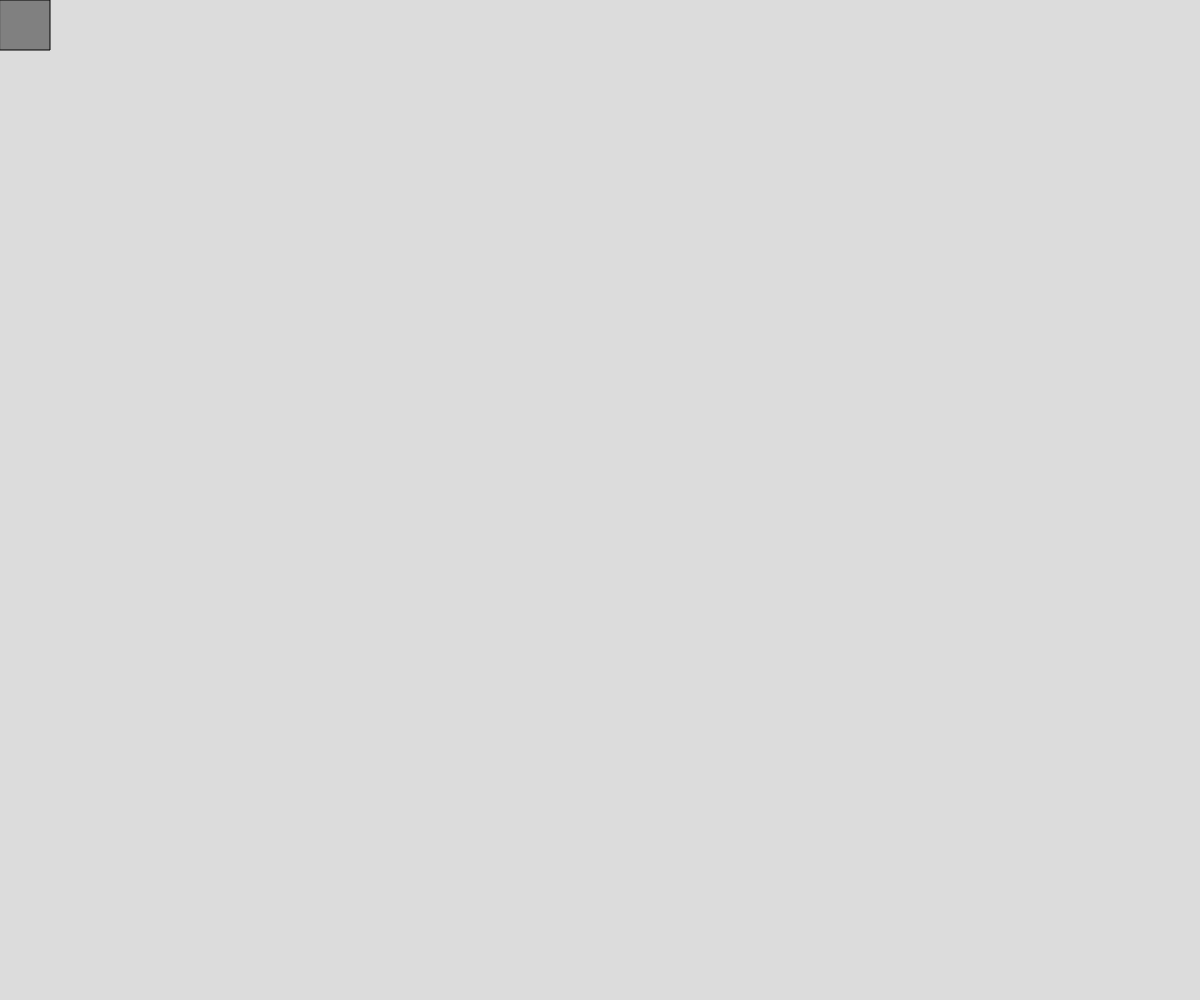
Frame 1 (no input)
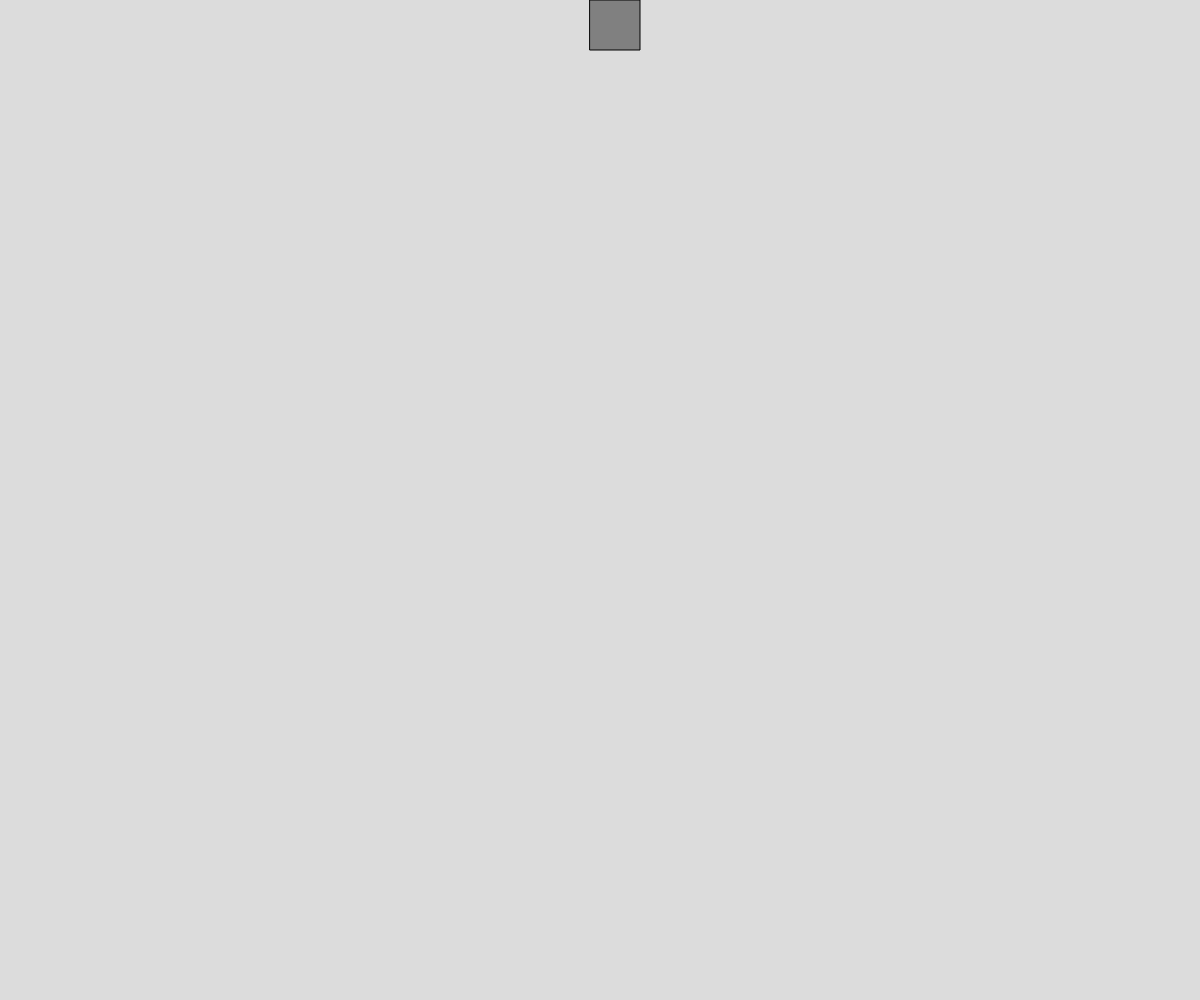
Frame 60 (no input)
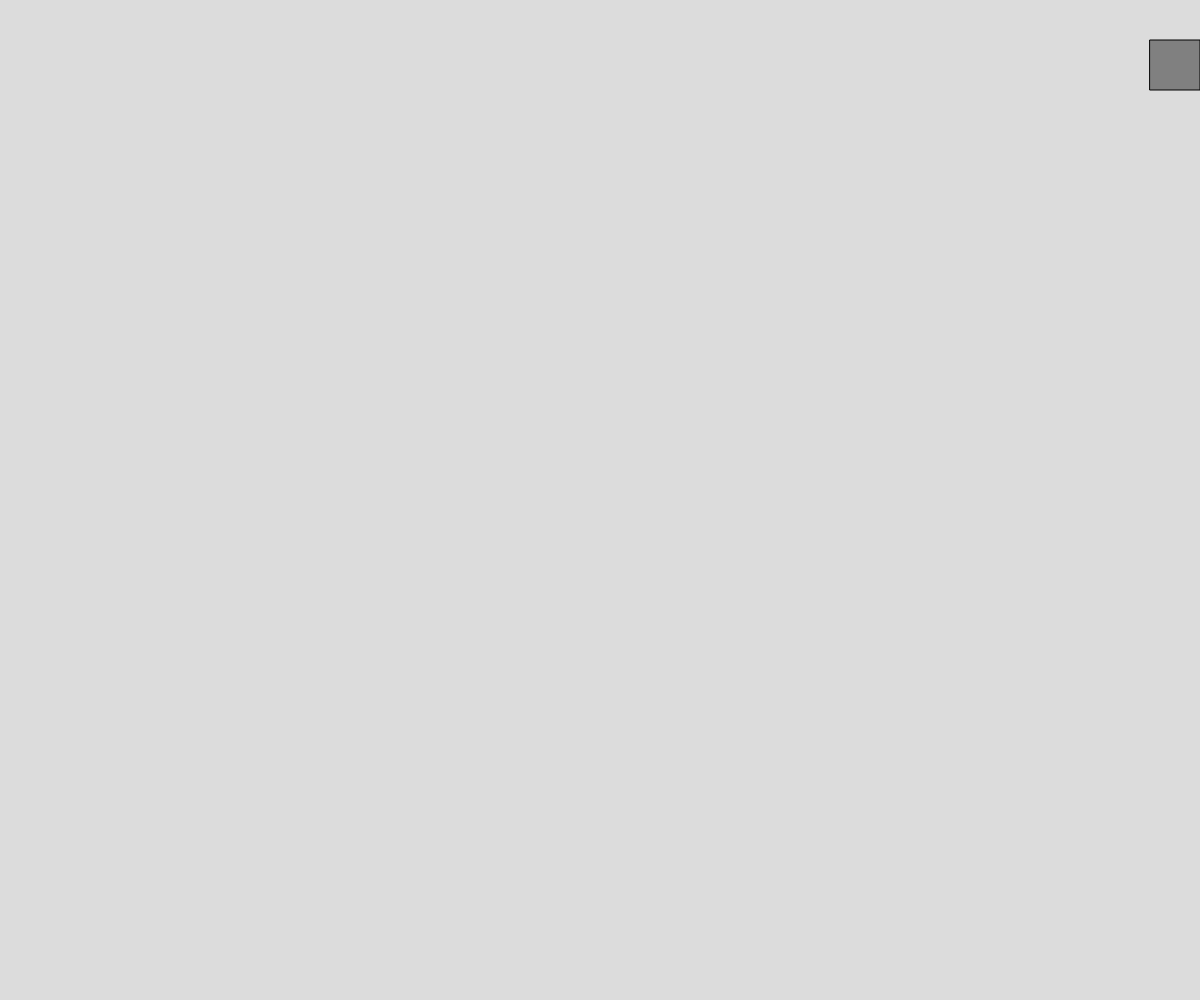
Frame 120 (the mouse pressed at the canvas centre since frame 60)

The p5.js sketch that drew these frames (run headless with seeded random() and noise() and a simulated clock; from frame 60 on, the mouse is pressed at the canvas centre):

// p5.js sketch
// ── sketch.js
// State Variable Change
// Fahad & Rodney
// 27-2-2025


 let moveDirection = 0;
 let x = 0;
 let y = 0;
 let speed = 10;

function setup() {
  createCanvas(windowWidth, windowHeight);
}

function draw() {
  background(220);
  fill("gray")
  rect(x, y, 50, 50);
  switch(moveDirection){
    case 0:
      x += speed;
      break;
    case 1:
      y += speed;
      break;
    case 2:
      x -= speed;
      break;
    case 3:
      y -= speed;
      break;
    case 4:
      x += speed;
  }
  if (x >= width - 50){
    moveDirection = 1;
  }
  if (y >=  height - 50){
    moveDirection = 2;
  }
  if (x <= 0){
    moveDirection = 3;
  }
  if ((y <= 0 && moveDirection === 3)){
    moveDirection = 4;
  }
}
